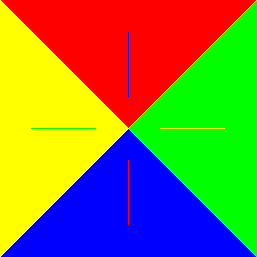
%> input picture project2_testimg.png, 257 x 257 px
$ octave store_image.m   (GNU Octave 9; MATLAB toolbox functions it lacks are replaced by stand-ins)
%> lines starting %> are read from the running program, lines starting %| are printed output that depends on the picture
img = (imread('project2_testimg.png'));
%> img is the input picture: size 257x257x3 uint8; mean R, G, B 128, 128.5, 64.2
imgs = {};

max_size = [0,0,0];
for i=1:0.1:2
    % resize image
    tmp = imresize(img,i);

    % compute max size
    imgs = [imgs, tmp];
    max_size = max([max_size;size(tmp)]);
end
%> this loop made 11 passes
%> pass 3, `tmp = imresize(img,i);`:
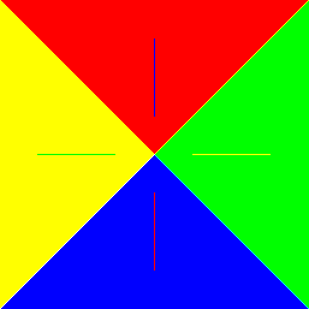
%> tmp: size 309x309x3 uint8; mean R, G, B 128, 128.5, 64.3

for i=1:11
    % compute padding size
    current_size = size(imgs{i});
%> (the run ends here)
